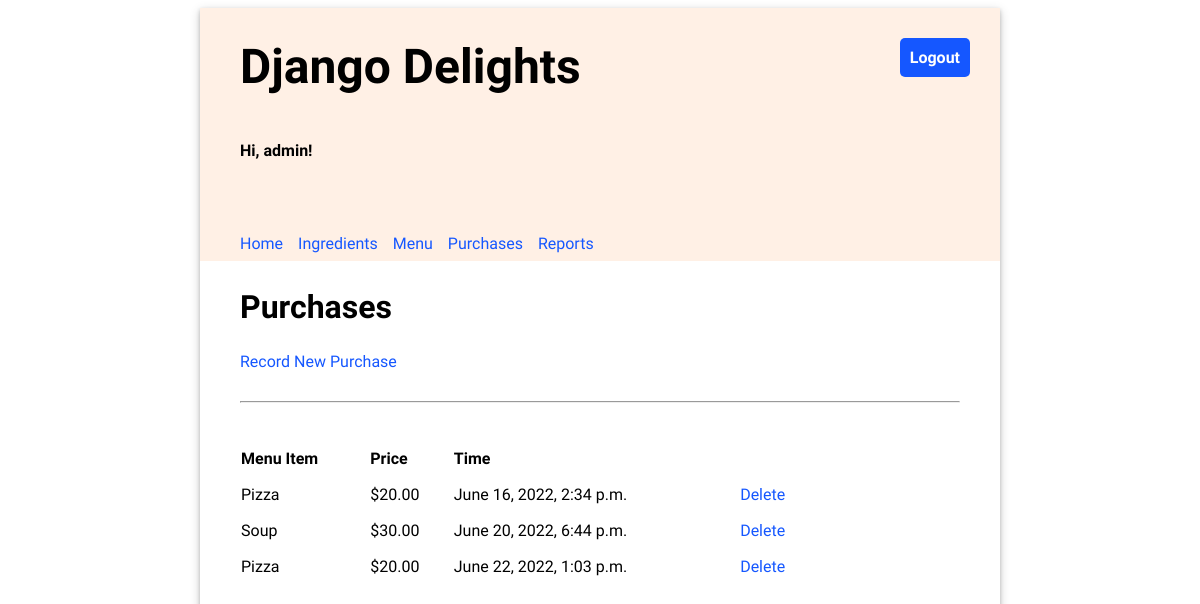
The page /purchases/ (signed in) on the database its author committed.
### inventory/models.py (models this page shows, shortened)
class Purchase(models.Model):
    id = models.AutoField(primary_key=True)
    menu_item = models.ForeignKey(MenuItem, on_delete=models.CASCADE)
    timestamp = models.DateTimeField(auto_now_add=True)

class MenuItem(models.Model):
    id = models.AutoField(primary_key=True)
    title = models.CharField(max_length=200, unique=True)
    price = models.FloatField(default=0.00)

### inventory/views.py (the view)
# urls.py: path('purchases/', views.PurchasesList.as_view(), name="purchases"),
class PurchasesList(LoginRequiredMixin, generic.ListView):
    model = Purchase
    template_name = 'inventory/purchase_list.html'
    context_object_name = 'object_list'
    def get_context_data(self, **kwargs):
        context = super().get_context_data(**kwargs)
        context['objects'] = Purchase.objects.all()
        return context

### templates/inventory/purchase_list.html (shortened to what this page needs)
{% extends '../base.html' %}
{% load static %}
{% block content %}
    <h2>Purchases</h2>
    <a href="{% url 'inventory:add_purchase' %}">Record New Purchase</a>
    <hr/>
    <table class="inventory-table">
        <thead>
            <tr>
                <th>Menu Item</th>
                <th>Price</th>
                <th>Time</th>
                <th></th>
            </tr>
        </thead>
        <tbody>
        {% for purchase in object_list %}
            <tr>
                <td>{{ purchase.menu_item.title }}</td>
                <td class="price">${{ purchase.menu_item.price|stringformat:".2f" }}</td>
                <td>{{ purchase.timestamp }}</td>
                <td class="price"><a href="{% url 'inventory:delete_purchase' purchase.id %}">Delete</a></td>
            </tr>
        {% endfor %}
        </tbody>
    </table>
{% endblock %}

### templates/base.html (shortened to what this page needs)
<!DOCTYPE html>
{% load static %}
<html>
<head>
  <link rel="stylesheet" type="text/css" href="{% static 'css/inventory/style.css' %}" />
</head>
<body>
  <div class="app">
  <header>
    <div class="header-first-row">
      <h1 class="title">Django Delights</h1>
      {% if user.is_authenticated %}
      <a class="logout" href="/logout">Logout</a>
      {% endif %}
    </div>
    {% if user.is_authenticated %}
      <p>Hi, {{ user.username }}!</p>
      <nav class="navbar">
        {% url 'home' as home_url %}
        {% url 'ingredients' as ingredients_url %}
        {% url 'menu' as menu_url %}
        {% url 'purchases' as purchases_url %}
        {% url 'reports' as reports_url %}
        <a class="nav-item{% if request.path == home_url %} current-page{% endif %}" href="{% url 'inventory:home' %}">Home</a>
        <a class="nav-item{% if request.path == ingredients_url %} current-page{% endif %}" href="{% url 'inventory:ingredients' %}">Ingredients</a>
        <a class="nav-item{% if request.path == menu_url %} current-page{% endif %}" href="{% url 'inventory:menu' %}">Menu</a>
        <a class="nav-item{% if request.path == purchases_url %} current-page{% endif %}" href="{% url 'inventory:purchases' %}">Purchases</a>
        <a class="nav-item{% if request.path == reports_url %} current-page{% endif %}" href="{% url 'inventory:reports' %}">Reports</a>
      </nav>
    {% endif %}
  </header>
  <main>
    {% block content %}{% endblock %}
  </main>
  </div>
</body>
</html>

### static/css/inventory/style.css (style rules this page uses)
body { font-family: 'Oxygen', sans-serif; }
hr { margin: 30px 0; }
header { background-color: #FFF0E5; min-height: 200px; display: flex; align-items: center; flex-direction: column; align-items: flex-start; padding-left: 40px; }
main { display: flex; flex-direction: column; padding: 0 40px 20px 40px; justify-content: center; }
main h2 { font-size: 2em; }
.app { min-width: 800px; max-width: 60%; margin: 0 auto; box-shadow: 0 2px 4px 0 rgba(0, 0, 0, 0.2), 0 3px 10px 0 rgba(0, 0, 0, 0.19); }
.title { font-size: 3em; padding: 30px 0; margin: auto 0; }
header p { font-weight: bold; }
.navbar { margin-top: 50px; display: flex; width: 100%; }
.navbar a { text-decoration: none; padding: 8px 0; color: #1557FF; margin-right: 15px; }
main table { text-align: left; border-collapse: separate; border-spacing: 0 15px; width: 80%; }
.header-first-row { width: 100%; display: flex; justify-content: space-between; }
.logout { height: max-content; text-align: center; text-decoration: none; border: 0px; background-color: #1557FF; border-radius: 5px; color: white; padding: 10px; font-weight: bold; margin: 30px; font-size: 1em; }
a { text-decoration: none; color: #1557FF; }

### rows shown on the page
Purchase: menu_item "Pizza", menu_item.price "20.00", timestamp "June 16, 2022, 2:34 p.m."
Purchase: menu_item "Soup", menu_item.price "30.00", timestamp "June 20, 2022, 6:44 p.m."
Purchase: menu_item "Pizza", menu_item.price "20.00", timestamp "June 22, 2022, 1:03 p.m."

### other values the page prints
{{ user.username }} "admin"
